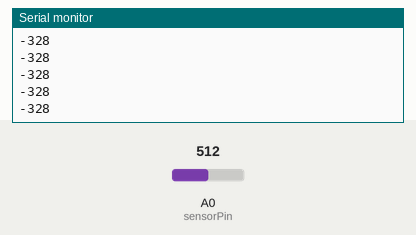
The sketch below on a simulated Arduino Uno, built with avr-gcc and run on an emulated ATmega328P. Parts: the last lines printed to the serial monitor. Inputs (shaded band) come from the test bench; at power-on: A0 (sensorPin) = 512.

Above: at 1.2 s.
1.3 s: A0 (sensorPin) set to 716
At 1.8 s:
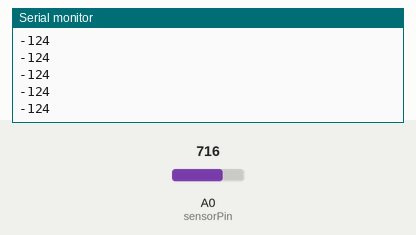
2.8 s: A0 (sensorPin) set to 900
At 3.5 s:
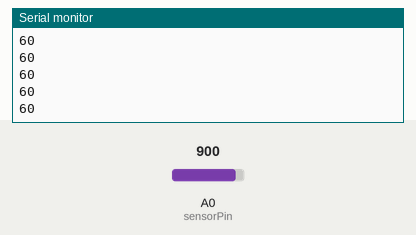
Timing chart, 0 to 5.8 s (numbered marks = the images above; inputs shaded):
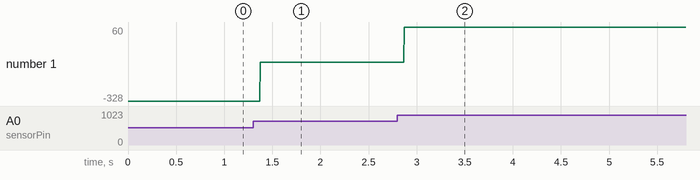

Measured:
- after the input at 1.3 s, the serial monitor: prints a new line after 0.07 s (image 1)
- after the input at 2.8 s, the serial monitor: prints a new line after 0.07 s (image 2)
- plotted number 1: -328 → -124 after the input at 1.3 s, -124 → 60 after the input at 2.8 s

The sketch:

visualizer.ino
```cpp
const int sensorPin = A0; // select the input pin for the potentiometer
int sensorValue = 0; // variable to store the value coming from the sensor
const int est_0_val = 840; //the estimated value to subtract so that no sound = 0 (determined empirically)


void setup() {
  Serial.begin(9600);

}

void loop() {
  sensorValue = analogRead(sensorPin);
  int trueValue = sensorValue-est_0_val; //estimated value with no sound = 0
  Serial.println(trueValue);
//  Serial.print(",");
//  Serial.println(sensorValue);
}
```
